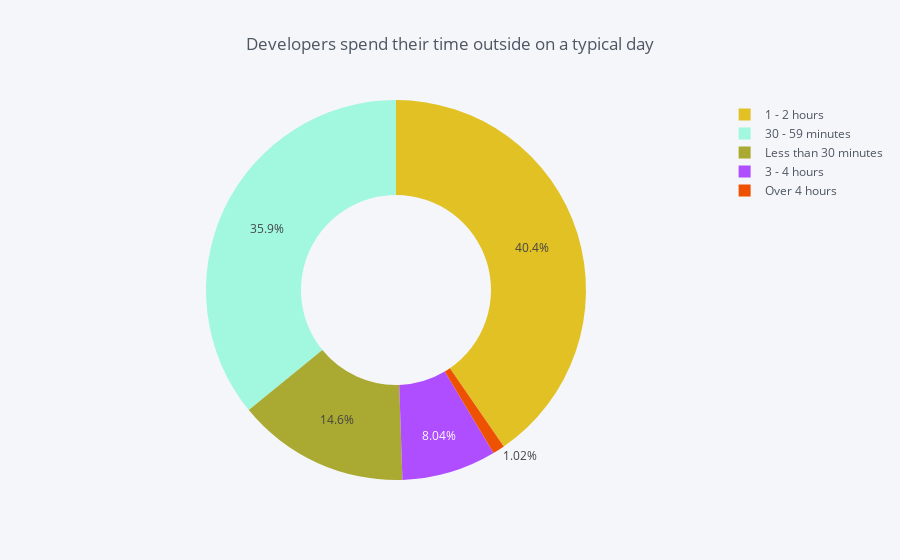

This figure's notebook cell:
### Code cell
temp = df['HoursOutside'].value_counts()
df1 = pd.DataFrame({'labels': temp.index,
                   'values': temp.values
                  })
df1.iplot(kind='pie',labels='labels',values='values', title='Developers spend their time outside on a typical day', hole = 0.5,color = ['#E1C124','#A1F8DF','#AA355','#AF4EFF','#EF5103','#EFB125'])

### Figure 1 — Plotly figure (JSON) as saved in the notebook; plotly's stock layout.template omitted (floating-point values rounded to 4 significant figures)
{"data": [{"hole": 0.5, "labels": ["1 - 2 hours", "30 - 59 minutes", "Less than 30 minutes", "3 - 4 hours", "Over 4 hours"], "marker": {"colors": ["rgba(225, 193, 36, 1.0)", "rgba(161, 248, 223, 1.0)", "rgba(170, 170, 51, 1.0)", "rgba(175, 78, 255, 1.0)", "rgba(239, 81, 3, 1.0)"]}, "name": "", "type": "pie", "values": [4079, 3624, 1479, 812, 103]}], "layout": {"legend": {"bgcolor": "#F5F6F9", "font": {"color": "#4D5663"}}, "paper_bgcolor": "#F5F6F9", "plot_bgcolor": "#F5F6F9", "title": "Developers spend their time outside on a typical day", "titlefont": {"color": "#4D5663"}}}
